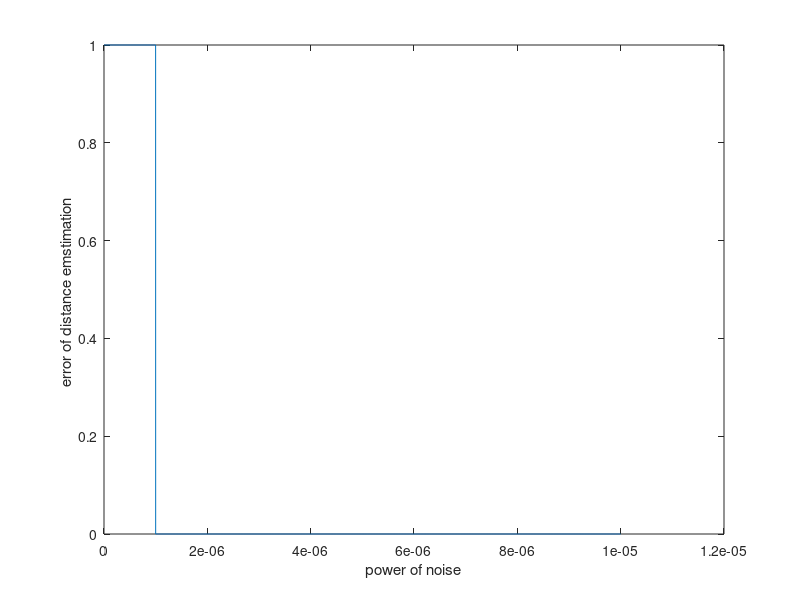

This chart was generated by the following MATLAB code: (Note: this script raises an error after producing the figure.)
ts = 1e-9;  % Sampling time
T = 1e-5;   % Total time duration
tau = 1e-6; % Time constant
t=0:ts:T;
tlen=length(t);
sent=zeros(1,tlen);
sent(1:round(tau/ts))=1;


plot(t,sent);
xlabel("power of noise");
ylabel("error of distance emstimation ");
hold on;


alpha = 0.5 ;
recieved = zeros(1,tlen);
speedOfLight = 3e8;
R = 450;
td = 2 * R / speedOfLight; 
recieved(round(td/ts) : round((td+tau)/ts)-1 ) = 1 * alpha;

powers = 0 : 0.05 : 1 ;
errorsOfPowers = [];

for power= 0 : 0.05 : 1
    allErrorsOfThisPower = [];
    for iteration=1:10
        
        noise = power*randn(1 , tlen);
        recieved = recieved + noise;
        
        
        
        distance = convolute(sent , recieved);  
        
        realDistance = 450;
    
        allErrorsOfThisPower = [allErrorsOfThisPower , abs(realDistance - distance) ];
        
            
    end
    
    errorsOfPowers = [errorsOfPowers , mean(allErrorsOfThisPower)];
end

plot(powers, errorsOfPowers);

% Add a vertical line at x = 10
yline(10, '--', 'LineWidth', 2 , 'Color', 'r');

hold off;

